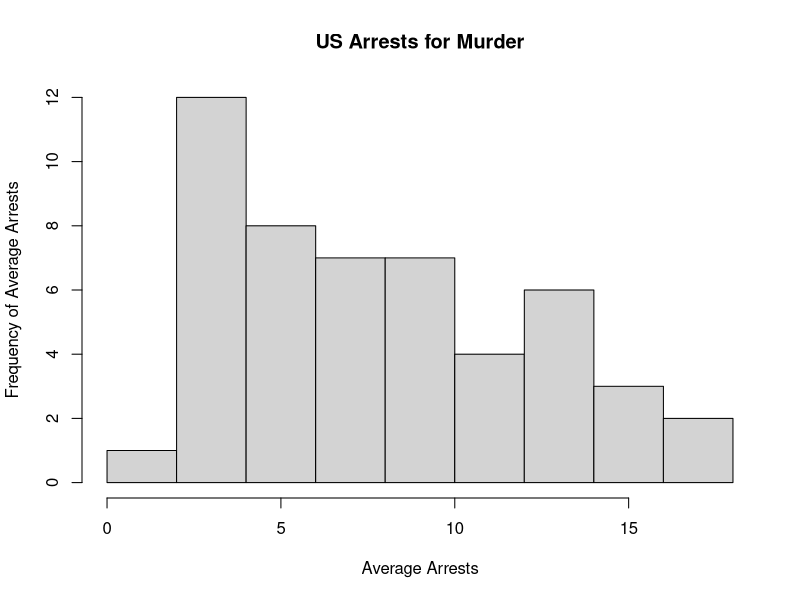
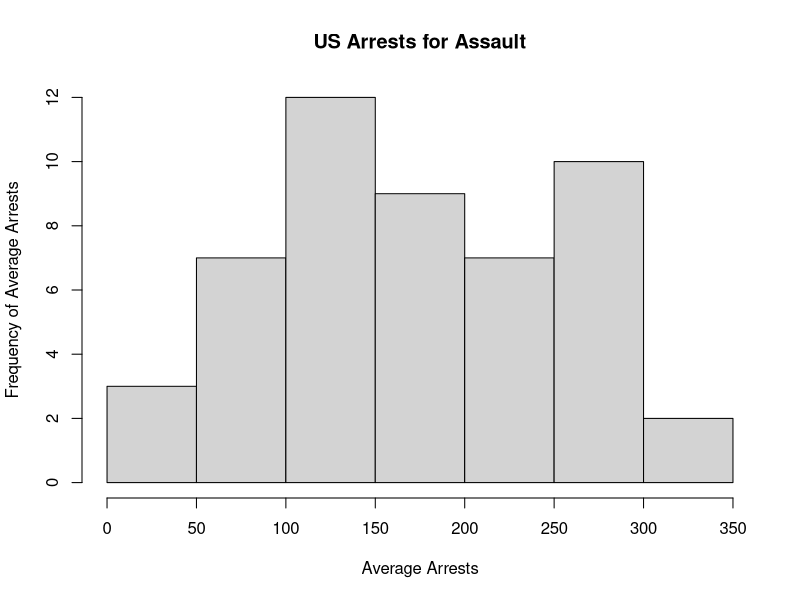
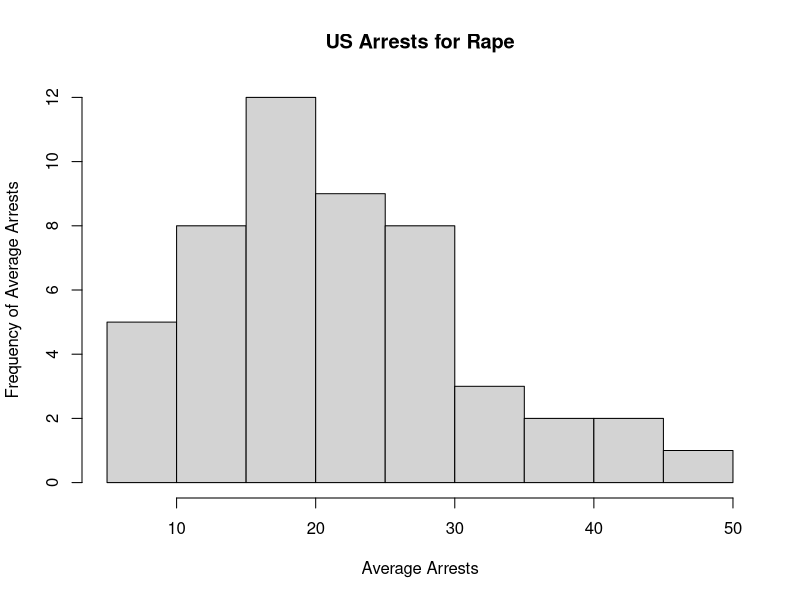
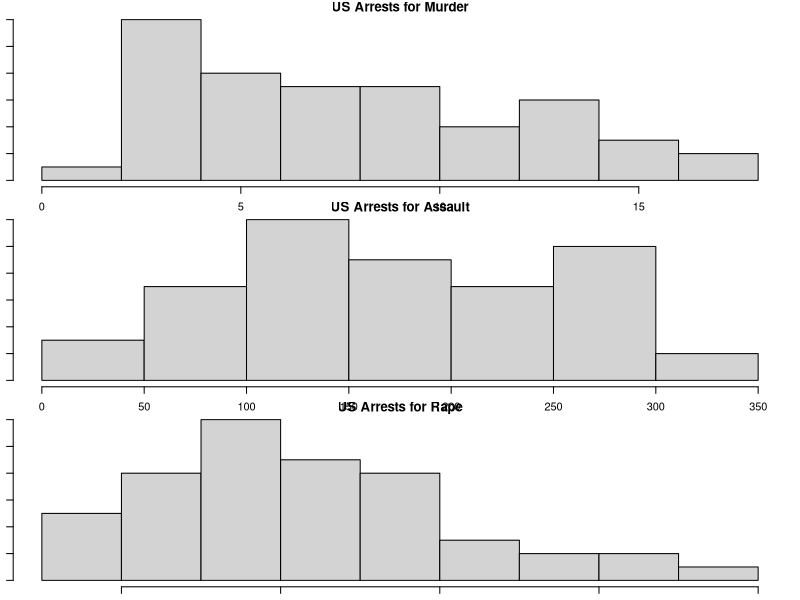

Write the R code that produced these figures, in order.
## ---- chunk 1
knitr::opts_chunk$set(message=FALSE,warning=FALSE, cache=TRUE)
## ---- chunk 2
datasets::USArrests
install.packages("datasets")
library("datasets")
USArrests
dat<-USArrests # renames USArrests as dat
dat
## ---- chunk 3

## ---- chunk 4

## ---- chunk 5
hist(dat$Murder, main="US Arrests for Murder", xlab="Average Arrests", ylab="Frequency of Average Arrests") # This line contains the code for the histogram, including its title and axis names
## ---- chunk 6
a<-c(13.2, 10.0, 8.1, 8.8, 9.0, 7.9, 3.3, 5.9, 15.4, 17.4, 5.3, 2.6, 10.4, 7.2, 2.2, 6.0, 9.7, 15.4, 2.1, 11.3, 4.4, 12.1, 2.7, 16.1, 9.0, 6.0, 4.3, 12.2, 2.1, 7.4, 11.4, 11.1, 13.0, 0.8, 7.3, 6.6, 4.9, 6.3, 3.4, 14.4, 3.8, 13.2, 12.7, 3.2, 2.2, 8.5, 4.0, 5.7, 2.6, 6.8) # This line creates the label "a" for the set of data values in Murder. 
mean(a) # This code calculates the mean of a. 
median(a) # This code calculates the median of a. 
## ---- chunk 7
b<-c(236, 263, 294, 190, 276, 204, 110, 238, 335, 211, 46, 120, 249, 113, 56, 115, 109, 249, 83, 300, 149, 255, 72, 259, 178, 109, 102, 252, 57, 159, 285, 254, 337, 45, 120, 151, 159, 106, 174, 279, 86, 188, 201, 120, 48, 156, 145, 81, 53, 161) # creates the label "b" for the set of data values in Assault
mean(b) # calculates the mean of Assault
median(b) # calculates the median of Assault
b<-c(236, 263, 294, 190, 276, 204, 110, 238, 335, 211, 46, 120, 249, 113, 56, 115, 109, 249, 83, 300, 149, 255, 72, 259, 178, 109, 102, 252, 57, 159, 285, 254, 337, 45, 120, 151, 159, 106, 174, 279, 86, 188, 201, 120, 48, 156, 145, 81, 53, 161) # creates the label "c" for the set of data values in Rape
mean(b) # calculates the mean of Rape
median(b) # calculates the median of Rape
hist(dat$Assault, main="US Arrests for Assault", xlab="Average Arrests", ylab="Frequency of Average Arrests") # Code for histogram of Assault, including title and axis labels
hist(dat$Rape, main="US Arrests for Rape", xlab="Average Arrests", ylab="Frequency of Average Arrests") # Code for histogram of Rape, including title and axis labels
par("mar")
par(mar=c(1,1,1,1)) # command to fix the parameters to fix the fact that the figure margins were too large
par(mfrow=c(3,1)) # command to plot multiple histograms
hist(dat$Murder, main="US Arrests for Murder", xlab="Average Arrests", ylab="Frequency of Average Arrests")
hist(dat$Assault, main="US Arrests for Assault", xlab="Average Arrests", ylab="Frequency of Average Arrests")
hist(dat$Rape, main="US Arrests for Rape", xlab="Average Arrests", ylab="Frequency of Average Arrests")
